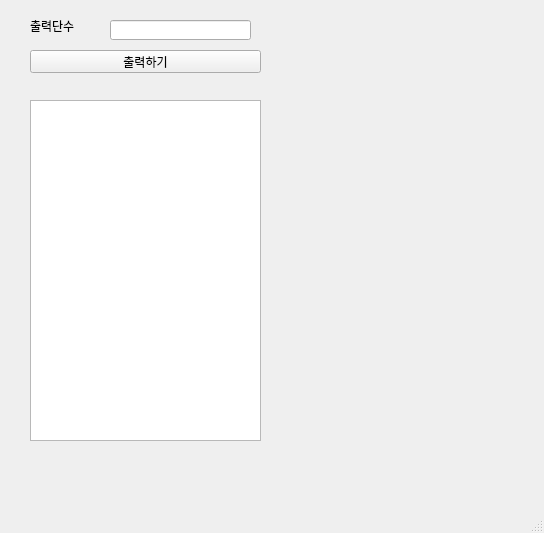
<?xml version="1.0" encoding="UTF-8"?>
<ui version="4.0">
 <class>MainWindow</class>
 <widget class="QMainWindow" name="MainWindow">
  <property name="geometry">
   <rect>
    <x>0</x>
    <y>0</y>
    <width>544</width>
    <height>533</height>
   </rect>
  </property>
  <property name="windowTitle">
   <string>MainWindow</string>
  </property>
  <widget class="QWidget" name="centralwidget">
   <widget class="QLabel" name="lbl">
    <property name="geometry">
     <rect>
      <x>30</x>
      <y>20</y>
      <width>56</width>
      <height>12</height>
     </rect>
    </property>
    <property name="text">
     <string>출력단수</string>
    </property>
   </widget>
   <widget class="QLineEdit" name="le">
    <property name="geometry">
     <rect>
      <x>110</x>
      <y>20</y>
      <width>141</width>
      <height>20</height>
     </rect>
    </property>
   </widget>
   <widget class="QPushButton" name="pb">
    <property name="geometry">
     <rect>
      <x>30</x>
      <y>50</y>
      <width>231</width>
      <height>23</height>
     </rect>
    </property>
    <property name="text">
     <string>출력하기</string>
    </property>
   </widget>
   <widget class="QTextEdit" name="te">
    <property name="geometry">
     <rect>
      <x>30</x>
      <y>100</y>
      <width>231</width>
      <height>341</height>
     </rect>
    </property>
   </widget>
  </widget>
  <widget class="QMenuBar" name="menubar">
   <property name="geometry">
    <rect>
     <x>0</x>
     <y>0</y>
     <width>544</width>
     <height>21</height>
    </rect>
   </property>
  </widget>
  <widget class="QStatusBar" name="statusbar"/>
 </widget>
 <resources/>
 <connections/>
</ui>
